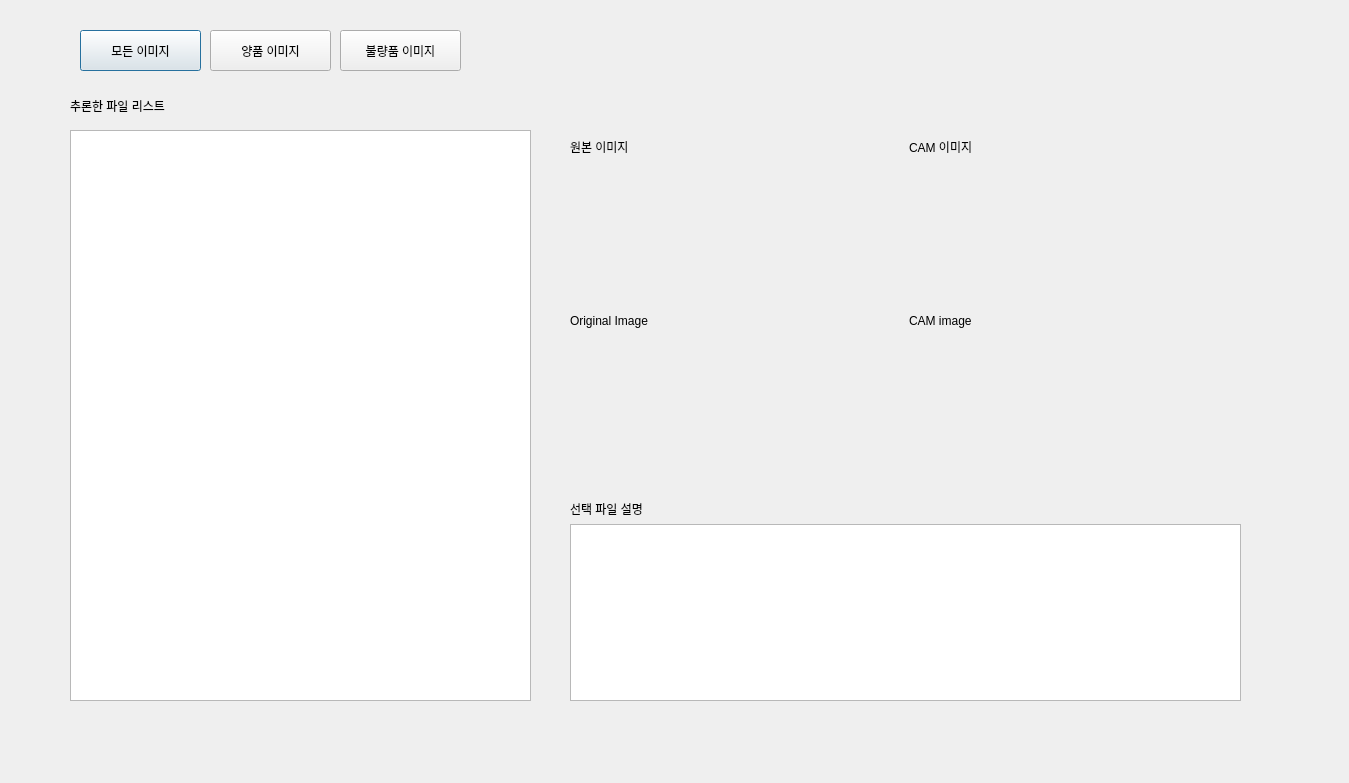
<?xml version="1.0" encoding="UTF-8"?>
<ui version="4.0">
 <class>Dialog</class>
 <widget class="QDialog" name="Dialog">
  <property name="geometry">
   <rect>
    <x>0</x>
    <y>0</y>
    <width>1349</width>
    <height>783</height>
   </rect>
  </property>
  <property name="windowTitle">
   <string>Dialog</string>
  </property>
  <widget class="QWidget" name="gridLayoutWidget_4">
   <property name="geometry">
    <rect>
     <x>570</x>
     <y>130</y>
     <width>671</width>
     <height>341</height>
    </rect>
   </property>
   <layout class="QGridLayout" name="gridLayoutImageSample" rowstretch="1,9">
    <item row="0" column="0">
     <widget class="QLabel" name="labelOriginImage">
      <property name="text">
       <string>원본 이미지</string>
      </property>
     </widget>
    </item>
    <item row="0" column="1">
     <widget class="QLabel" name="labelCAMImage">
      <property name="text">
       <string>CAM 이미지</string>
      </property>
     </widget>
    </item>
    <item row="1" column="0">
     <widget class="QLabel" name="imageOriginal">
      <property name="text">
       <string>Original Image</string>
      </property>
     </widget>
    </item>
    <item row="1" column="1">
     <widget class="QLabel" name="imageCAM">
      <property name="text">
       <string>CAM image</string>
      </property>
     </widget>
    </item>
   </layout>
  </widget>
  <widget class="QLabel" name="allImagesTitle">
   <property name="geometry">
    <rect>
     <x>70</x>
     <y>90</y>
     <width>251</width>
     <height>31</height>
    </rect>
   </property>
   <property name="text">
    <string>추론한 파일 리스트</string>
   </property>
  </widget>
  <widget class="QWidget" name="verticalLayoutWidget">
   <property name="geometry">
    <rect>
     <x>570</x>
     <y>500</y>
     <width>671</width>
     <height>201</height>
    </rect>
   </property>
   <layout class="QVBoxLayout" name="verticalLayoutSelectedImage">
    <item>
     <widget class="QLabel" name="labelSelectedImage">
      <property name="text">
       <string>선택 파일 설명</string>
      </property>
     </widget>
    </item>
    <item>
     <widget class="QTextBrowser" name="textBrowserSelectedImage"/>
    </item>
   </layout>
  </widget>
  <widget class="QTableWidget" name="tableWidgetAllFile">
   <property name="geometry">
    <rect>
     <x>70</x>
     <y>130</y>
     <width>461</width>
     <height>571</height>
    </rect>
   </property>
  </widget>
  <widget class="QPushButton" name="pushButton">
   <property name="geometry">
    <rect>
     <x>80</x>
     <y>30</y>
     <width>121</width>
     <height>41</height>
    </rect>
   </property>
   <property name="text">
    <string>모든 이미지</string>
   </property>
  </widget>
  <widget class="QPushButton" name="pushButton_2">
   <property name="geometry">
    <rect>
     <x>210</x>
     <y>30</y>
     <width>121</width>
     <height>41</height>
    </rect>
   </property>
   <property name="text">
    <string>양품 이미지</string>
   </property>
  </widget>
  <widget class="QPushButton" name="pushButton_3">
   <property name="geometry">
    <rect>
     <x>340</x>
     <y>30</y>
     <width>121</width>
     <height>41</height>
    </rect>
   </property>
   <property name="text">
    <string>불량품 이미지</string>
   </property>
  </widget>
 </widget>
 <resources/>
 <connections/>
</ui>
